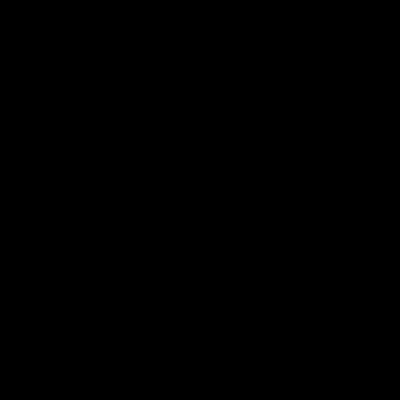
Frame 1 (no input)
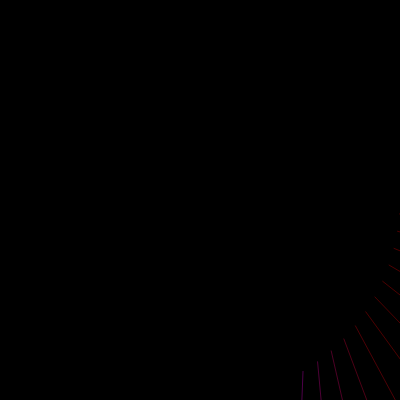
Frame 60 (no input)
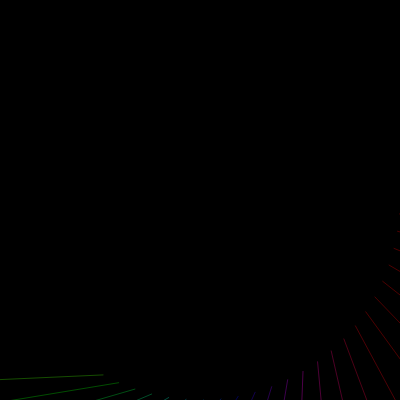
Frame 120 (the mouse pressed at the canvas centre since frame 60)

The p5.js sketch that drew these frames (run headless with seeded random() and noise() and a simulated clock; from frame 60 on, the mouse is pressed at the canvas centre):

// p5.js sketch
// ── sketch.js
var angle1;
var angle2;
 
function setup() {
  createCanvas(400, 400);
  angle1 = 0;
  angle2 = 0;
  background(0);
  colorMode(HSB);
}
 
function draw() {
  push();
  colorMode(RGB);
  background(0, 1);
  pop();
  
  // 
  noFill();
  noStroke();
  x=200*cos(radians(angle1)) + width/2;
  y=200*sin(radians(angle1)) + height/2;
  ellipse(x, y, 5, 5);
  //
  // fill(0, 0, 111);
  x1=300*cos(radians(angle2)) + width/2;
  y1=300*sin(radians(angle2)) + height/2;
  ellipse(x1, y1, 5, 5);
  
  stroke(x,y, 30);
  if(frameCount % 5 == 0) {
  	line(x,y, x1,y1);
  }
  
  angle1+=1;
  angle2+=1.2;
}
